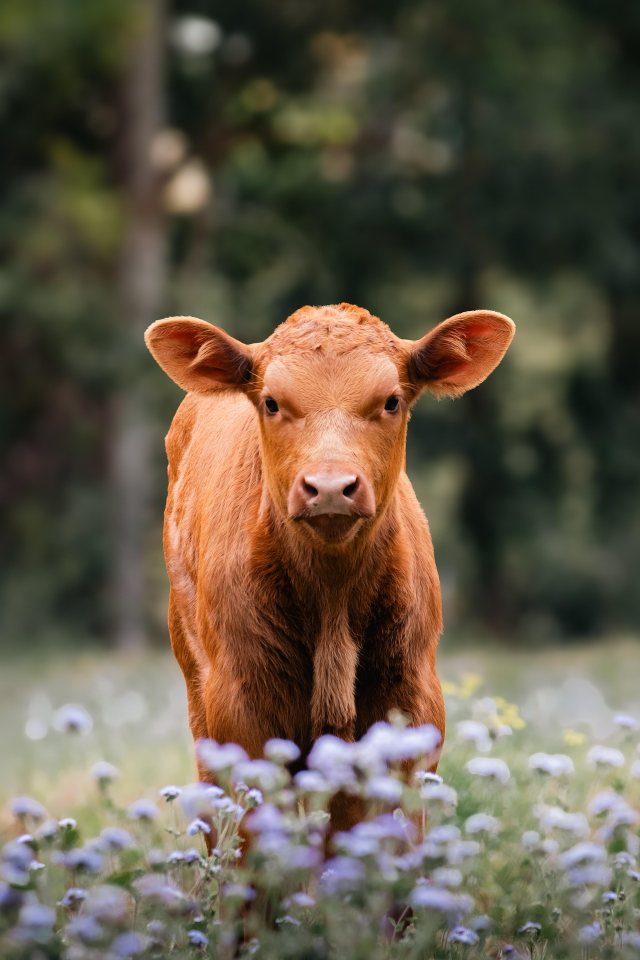
#> input picture 6/cow.jpg, 1280 x 1920 px (shown at 1/2 size)
$ python ex3.py
#> lines starting #> are read from the running program, lines starting #| are printed output that depends on the picture
import cv2
import matplotlib.pyplot as plt

# 이미지 불러오기
img = cv2.imread("cow.jpg")
#> img is the input picture: shape (1920, 1280, 3); mean B, G, R 73, 89.6, 99.9

# BGR 기준 빨간색 = [0, 0, 255]
img = cv2.cvtColor(img, cv2.COLOR_BGR2RGB)

img[540:550, 890:990, :] = [255, 0, 0]
img[540:1200, 940:950, :] = [0, 255, 0]
img[1190:1200, 890:990, :] = [0, 0, 255]
img[540:1200, 890:900, :] = [100, 100, 100]
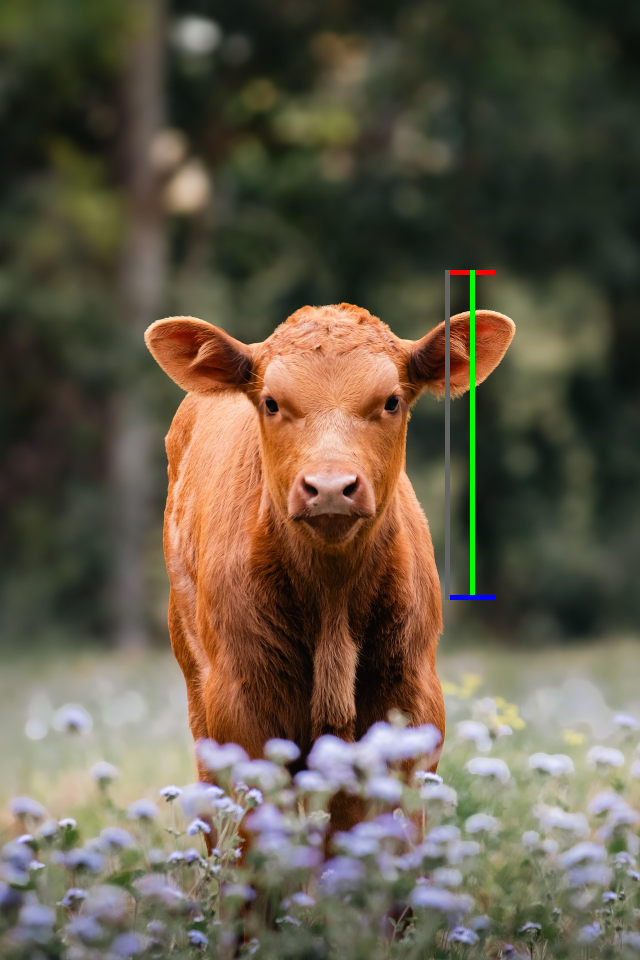
#> img: shape (1920, 1280, 3) (shown at 1/2 size); mean R, G, B 99.8, 90.1, 73.1

plt.imshow(img)
plt.axis("off")
plt.show()

$ run again, with 6/cat.jpg copied over 6/cow.jpg
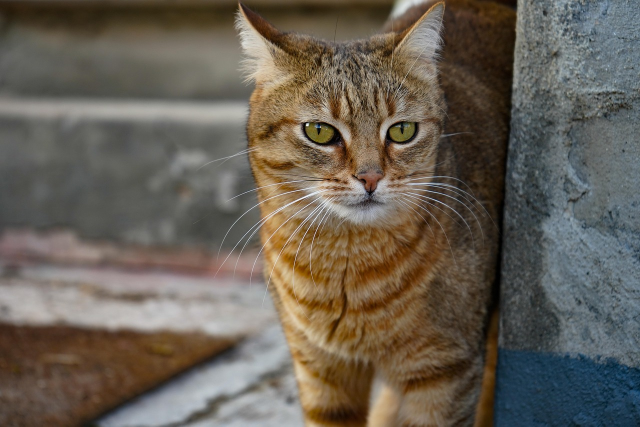
#> input picture 6/cat.jpg, 1280 x 853 px (shown at 1/2 size)
#> img is the input picture: shape (853, 1280, 3); mean B, G, R 84.4, 95.5, 103.4
#> `img[540:1200, 890:900, :] = [100, 100, 100]`:
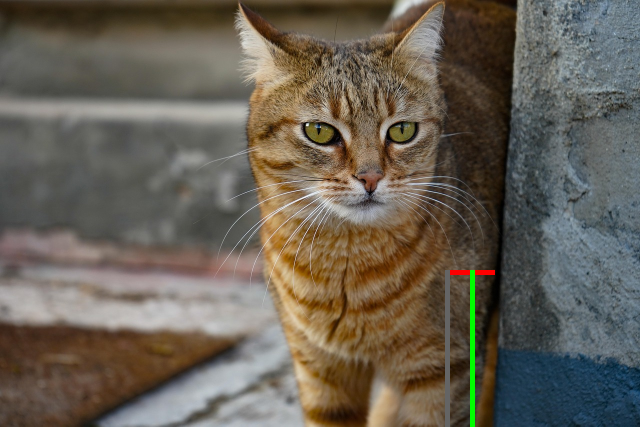
#> img: shape (853, 1280, 3) (shown at 1/2 size); mean R, G, B 103.4, 96.2, 84.4
